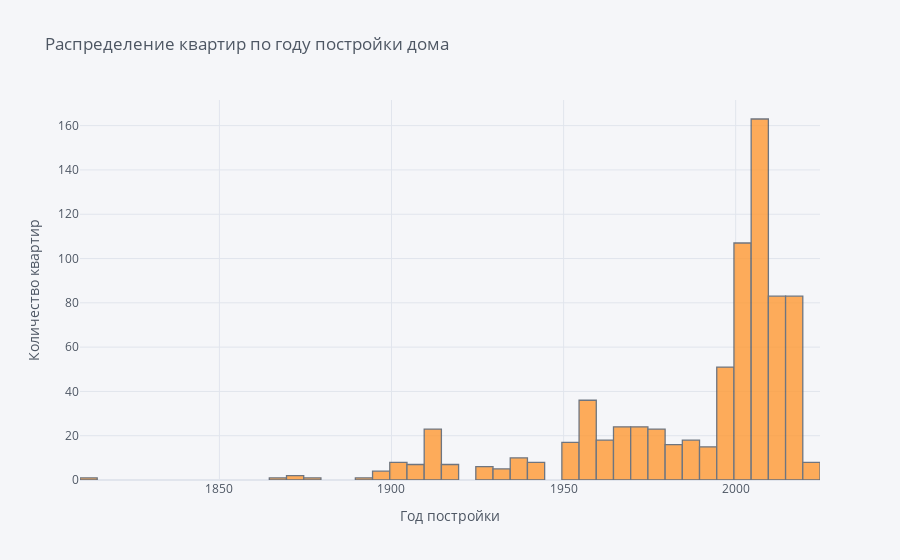
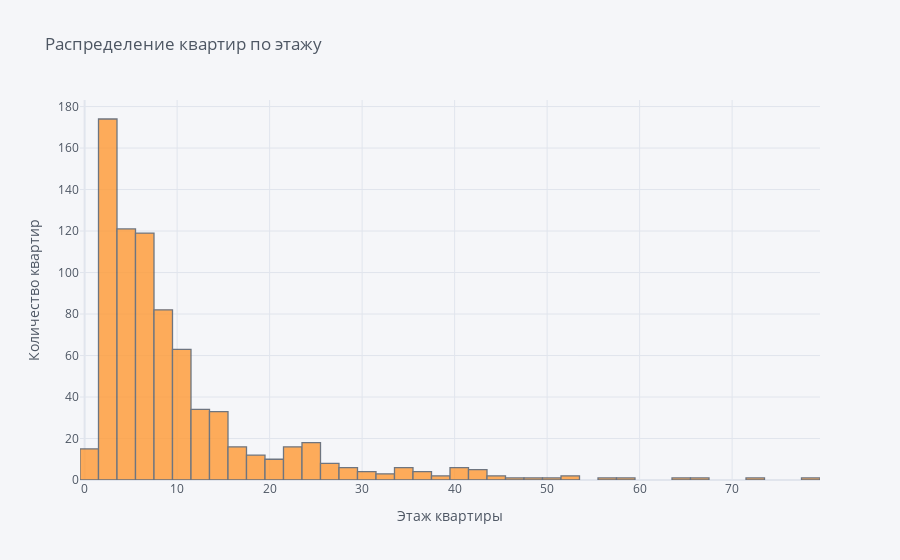
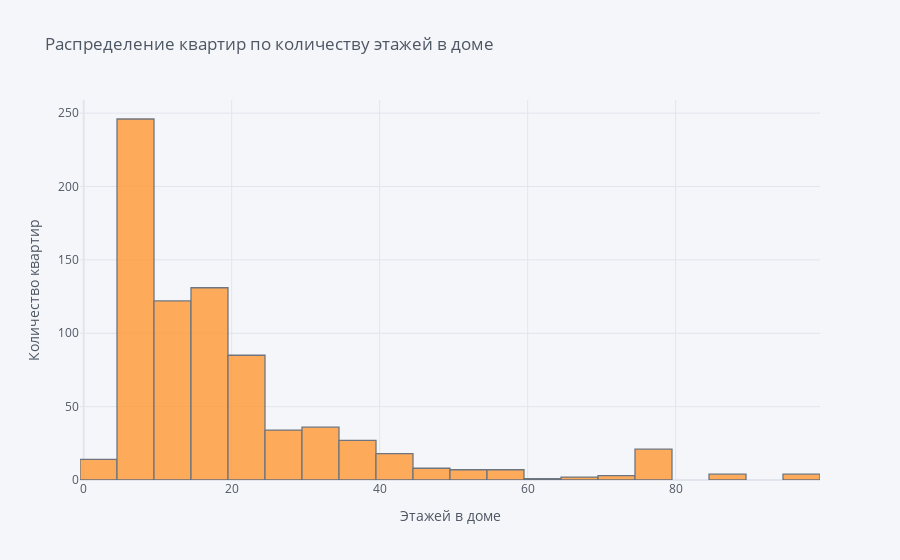

Write notebook code for charts like these, in order.
### Code cell
plot = df3['Год постройки'].iplot(kind = 'hist', xTitle = 'Год постройки', yTitle = 'Количество квартир', title = 'Распределение квартир по году постройки дома', )
plt.show()


plot = df3["Этаж квартиры"].iplot(kind = 'hist', xTitle = "Этаж квартиры", yTitle = 'Количество квартир', title = 'Распределение квартир по этажу')
plt.show()

plot = df3["Этажей в доме"].iplot(kind = 'hist', xTitle = "Этажей в доме", yTitle = 'Количество квартир', title = 'Распределение квартир по количеству этажей в доме')
plt.show()

sns_plot = sns.jointplot(x = 'Этаж квартиры', y = 'Этажей в доме', data = df3[['Этаж квартиры', 'Этажей в доме']], kind = 'hex')
plt.show()

### Figure 1 — Plotly figure (JSON) as saved in the notebook; plotly's stock layout.template omitted (floating-point values rounded to 4 significant figures; data arrays with more than 128 entries replaced by an {"elided": "..."} marker saying what was removed)
{"data": [{"histfunc": "count", "histnorm": "", "marker": {"color": "rgba(255, 153, 51, 1.0)", "line": {"color": "#4D5663", "width": 1.3}}, "name": "Год постройки", "opacity": 0.8, "orientation": "v", "type": "histogram", "x": {"elided": "770 int values"}}], "layout": {"barmode": "overlay", "legend": {"bgcolor": "#F5F6F9", "font": {"color": "#4D5663"}}, "paper_bgcolor": "#F5F6F9", "plot_bgcolor": "#F5F6F9", "title": {"font": {"color": "#4D5663"}, "text": "Распределение квартир по году постройки дома"}, "xaxis": {"gridcolor": "#E1E5ED", "showgrid": true, "tickfont": {"color": "#4D5663"}, "title": {"font": {"color": "#4D5663"}, "text": "Год постройки"}, "zerolinecolor": "#E1E5ED"}, "yaxis": {"gridcolor": "#E1E5ED", "showgrid": true, "tickfont": {"color": "#4D5663"}, "title": {"font": {"color": "#4D5663"}, "text": "Количество квартир"}, "zerolinecolor": "#E1E5ED"}}}

### Figure 2 — Plotly figure (JSON) as saved in the notebook; plotly's stock layout.template omitted (floating-point values rounded to 4 significant figures; data arrays with more than 128 entries replaced by an {"elided": "..."} marker saying what was removed)
{"data": [{"histfunc": "count", "histnorm": "", "marker": {"color": "rgba(255, 153, 51, 1.0)", "line": {"color": "#4D5663", "width": 1.3}}, "name": "Этаж квартиры", "opacity": 0.8, "orientation": "v", "type": "histogram", "x": {"elided": "770 int values"}}], "layout": {"barmode": "overlay", "legend": {"bgcolor": "#F5F6F9", "font": {"color": "#4D5663"}}, "paper_bgcolor": "#F5F6F9", "plot_bgcolor": "#F5F6F9", "title": {"font": {"color": "#4D5663"}, "text": "Распределение квартир по этажу"}, "xaxis": {"gridcolor": "#E1E5ED", "showgrid": true, "tickfont": {"color": "#4D5663"}, "title": {"font": {"color": "#4D5663"}, "text": "Этаж квартиры"}, "zerolinecolor": "#E1E5ED"}, "yaxis": {"gridcolor": "#E1E5ED", "showgrid": true, "tickfont": {"color": "#4D5663"}, "title": {"font": {"color": "#4D5663"}, "text": "Количество квартир"}, "zerolinecolor": "#E1E5ED"}}}

### Figure 3 — Plotly figure (JSON) as saved in the notebook; plotly's stock layout.template omitted (floating-point values rounded to 4 significant figures; data arrays with more than 128 entries replaced by an {"elided": "..."} marker saying what was removed)
{"data": [{"histfunc": "count", "histnorm": "", "marker": {"color": "rgba(255, 153, 51, 1.0)", "line": {"color": "#4D5663", "width": 1.3}}, "name": "Этажей в доме", "opacity": 0.8, "orientation": "v", "type": "histogram", "x": {"elided": "770 int values"}}], "layout": {"barmode": "overlay", "legend": {"bgcolor": "#F5F6F9", "font": {"color": "#4D5663"}}, "paper_bgcolor": "#F5F6F9", "plot_bgcolor": "#F5F6F9", "title": {"font": {"color": "#4D5663"}, "text": "Распределение квартир по количеству этажей в доме"}, "xaxis": {"gridcolor": "#E1E5ED", "showgrid": true, "tickfont": {"color": "#4D5663"}, "title": {"font": {"color": "#4D5663"}, "text": "Этажей в доме"}, "zerolinecolor": "#E1E5ED"}, "yaxis": {"gridcolor": "#E1E5ED", "showgrid": true, "tickfont": {"color": "#4D5663"}, "title": {"font": {"color": "#4D5663"}, "text": "Количество квартир"}, "zerolinecolor": "#E1E5ED"}}}
